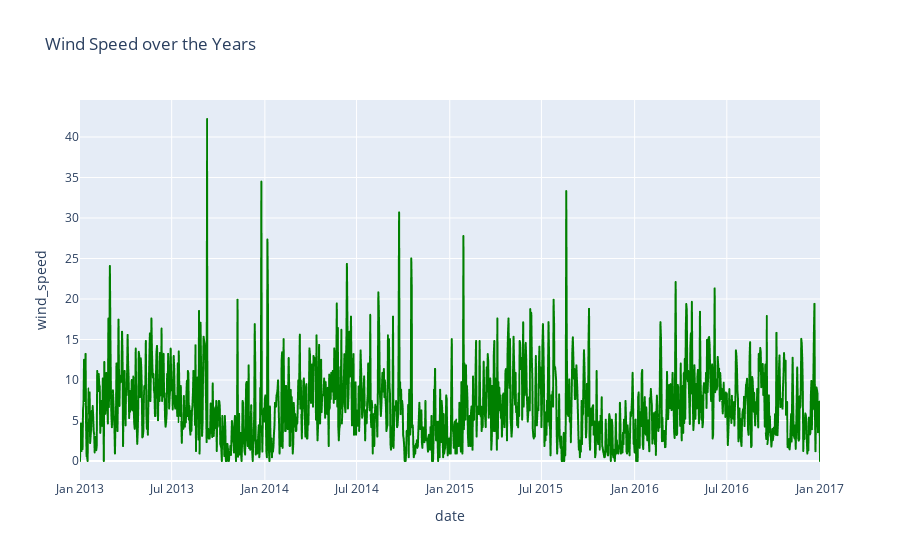

Notebook code for this chart:
### Code cell
fig = px.line(
    train_df,
    x = 'date',
    y = 'wind_speed',
    title = "Wind Speed over the Years"
)
fig.update_traces(line_color='green')
fig.show()

### Figure 1 — Plotly figure (JSON) as saved in the notebook; plotly's stock layout.template omitted (floating-point values rounded to 4 significant figures; data arrays with more than 128 entries replaced by an {"elided": "..."} marker saying what was removed)
{"data": [{"hovertemplate": "date=%{x}<br>wind_speed=%{y}<extra></extra>", "legendgroup": "", "line": {"color": "green", "dash": "solid"}, "marker": {"symbol": "circle"}, "mode": "lines", "name": "", "showlegend": false, "type": "scattergl", "x": {"elided": "1462 str values"}, "xaxis": "x", "y": {"elided": "1462 float values"}, "yaxis": "y"}], "layout": {"legend": {"tracegroupgap": 0}, "title": {"text": "Wind Speed over the Years"}, "xaxis": {"anchor": "y", "domain": [0, 1], "title": {"text": "date"}}, "yaxis": {"anchor": "x", "domain": [0, 1], "title": {"text": "wind_speed"}}}}
